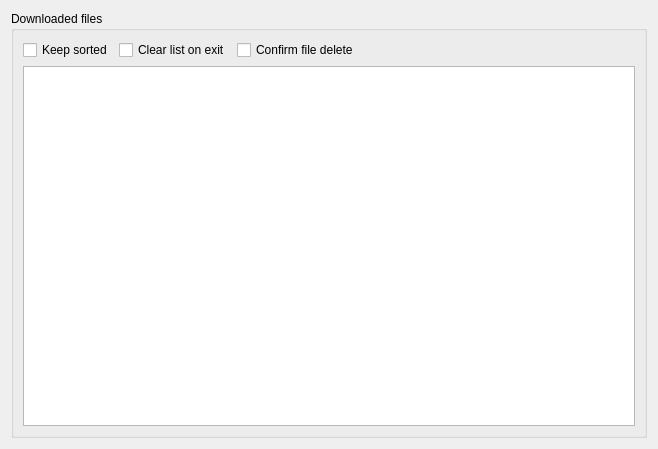
<?xml version="1.0" encoding="UTF-8"?>
<ui version="4.0">
 <class>Files</class>
 <widget class="QWidget" name="Files">
  <property name="geometry">
   <rect>
    <x>0</x>
    <y>0</y>
    <width>658</width>
    <height>449</height>
   </rect>
  </property>
  <property name="windowTitle">
   <string>Files</string>
  </property>
  <property name="windowIcon">
   <iconset resource="resource.qrc">
    <normaloff>:/resource/16x16_ico_png/ico_files.png</normaloff>:/resource/16x16_ico_png/ico_files.png</iconset>
  </property>
  <layout class="QGridLayout" name="gridLayout">
   <item row="0" column="0">
    <widget class="QGroupBox" name="groupBox_7">
     <property name="title">
      <string>Downloaded files</string>
     </property>
     <property name="flat">
      <bool>false</bool>
     </property>
     <layout class="QGridLayout" name="gridLayout_2">
      <item row="0" column="0">
       <layout class="QHBoxLayout" name="horizontalLayout">
        <item>
         <widget class="QCheckBox" name="chkKeepSorted">
          <property name="text">
           <string>Keep sorted</string>
          </property>
         </widget>
        </item>
        <item>
         <widget class="QCheckBox" name="chkClearOnExit">
          <property name="text">
           <string>Clear list on exit</string>
          </property>
         </widget>
        </item>
        <item>
         <widget class="QCheckBox" name="chkConfirmDelete">
          <property name="text">
           <string>Confirm file delete</string>
          </property>
          <property name="checked">
           <bool>false</bool>
          </property>
         </widget>
        </item>
        <item>
         <spacer name="horizontalSpacer">
          <property name="orientation">
           <enum>Qt::Horizontal</enum>
          </property>
          <property name="sizeHint" stdset="0">
           <size>
            <width>40</width>
            <height>20</height>
           </size>
          </property>
         </spacer>
        </item>
       </layout>
      </item>
      <item row="1" column="0">
       <widget class="QTableView" name="tableFiles">
        <property name="contextMenuPolicy">
         <enum>Qt::CustomContextMenu</enum>
        </property>
        <property name="horizontalScrollBarPolicy">
         <enum>Qt::ScrollBarAsNeeded</enum>
        </property>
        <property name="autoScroll">
         <bool>false</bool>
        </property>
        <property name="tabKeyNavigation">
         <bool>false</bool>
        </property>
        <property name="selectionMode">
         <enum>QAbstractItemView::ExtendedSelection</enum>
        </property>
        <property name="selectionBehavior">
         <enum>QAbstractItemView::SelectRows</enum>
        </property>
        <property name="showGrid">
         <bool>false</bool>
        </property>
        <property name="sortingEnabled">
         <bool>true</bool>
        </property>
        <attribute name="horizontalHeaderMinimumSectionSize">
         <number>0</number>
        </attribute>
        <attribute name="horizontalHeaderStretchLastSection">
         <bool>true</bool>
        </attribute>
        <attribute name="verticalHeaderVisible">
         <bool>false</bool>
        </attribute>
        <attribute name="verticalHeaderDefaultSectionSize">
         <number>16</number>
        </attribute>
        <attribute name="verticalHeaderMinimumSectionSize">
         <number>16</number>
        </attribute>
       </widget>
      </item>
     </layout>
    </widget>
   </item>
  </layout>
  <action name="actionOpenFile">
   <property name="icon">
    <iconset resource="resource.qrc">
     <normaloff>:/resource/16x16_ico_png/ico_open_file.png</normaloff>:/resource/16x16_ico_png/ico_open_file.png</iconset>
   </property>
   <property name="text">
    <string>Open</string>
   </property>
   <property name="toolTip">
    <string>Open selected files</string>
   </property>
   <property name="shortcut">
    <string>Ctrl+O</string>
   </property>
  </action>
  <action name="actionOpenFileWith">
   <property name="icon">
    <iconset resource="resource.qrc">
     <normaloff>:/resource/16x16_ico_png/ico_open_file.png</normaloff>:/resource/16x16_ico_png/ico_open_file.png</iconset>
   </property>
   <property name="text">
    <string>Another application...</string>
   </property>
  </action>
  <action name="actionClear">
   <property name="icon">
    <iconset resource="resource.qrc">
     <normaloff>:/resource/16x16_ico_png/ico_clear.png</normaloff>:/resource/16x16_ico_png/ico_clear.png</iconset>
   </property>
   <property name="text">
    <string>Clear</string>
   </property>
   <property name="toolTip">
    <string>Clear history</string>
   </property>
  </action>
  <action name="actionOpenFolder">
   <property name="icon">
    <iconset resource="resource.qrc">
     <normaloff>:/resource/16x16_ico_png/ico_open_folder.png</normaloff>:/resource/16x16_ico_png/ico_open_folder.png</iconset>
   </property>
   <property name="text">
    <string>Open folder</string>
   </property>
   <property name="toolTip">
    <string>Open folder</string>
   </property>
  </action>
  <action name="actionFind">
   <property name="icon">
    <iconset resource="resource.qrc">
     <normaloff>:/resource/16x16_ico_png/ico_find.png</normaloff>:/resource/16x16_ico_png/ico_find.png</iconset>
   </property>
   <property name="text">
    <string>Find</string>
   </property>
   <property name="shortcut">
    <string>Ctrl+F</string>
   </property>
  </action>
  <action name="actionFindNext">
   <property name="icon">
    <iconset resource="resource.qrc">
     <normaloff>:/resource/16x16_ico_png/ico_find_next.png</normaloff>:/resource/16x16_ico_png/ico_find_next.png</iconset>
   </property>
   <property name="text">
    <string>Next</string>
   </property>
   <property name="toolTip">
    <string>Find next match</string>
   </property>
   <property name="shortcut">
    <string>Ctrl+N</string>
   </property>
  </action>
  <action name="actionFindPrev">
   <property name="icon">
    <iconset resource="resource.qrc">
     <normaloff>:/resource/16x16_ico_png/ico_find_prev.png</normaloff>:/resource/16x16_ico_png/ico_find_prev.png</iconset>
   </property>
   <property name="text">
    <string>Previous</string>
   </property>
   <property name="toolTip">
    <string>Find previous match</string>
   </property>
   <property name="shortcut">
    <string>Ctrl+P</string>
   </property>
  </action>
  <action name="actionDelete">
   <property name="icon">
    <iconset resource="resource.qrc">
     <normaloff>:/resource/16x16_ico_png/ico_delete.png</normaloff>:/resource/16x16_ico_png/ico_delete.png</iconset>
   </property>
   <property name="text">
    <string>Delete file</string>
   </property>
   <property name="toolTip">
    <string>Delete files from the disk permanently</string>
   </property>
   <property name="shortcut">
    <string>Del</string>
   </property>
  </action>
 </widget>
 <tabstops>
  <tabstop>chkKeepSorted</tabstop>
  <tabstop>chkClearOnExit</tabstop>
  <tabstop>chkConfirmDelete</tabstop>
  <tabstop>tableFiles</tabstop>
 </tabstops>
 <resources>
  <include location="resource.qrc"/>
 </resources>
 <connections/>
</ui>
